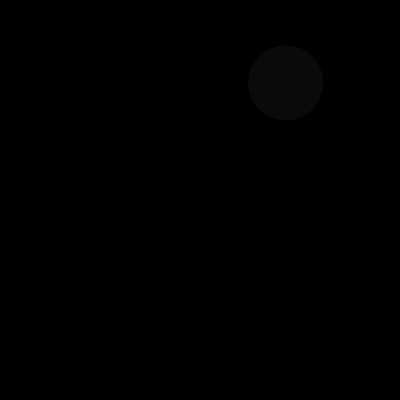
Frame 1 (no input)
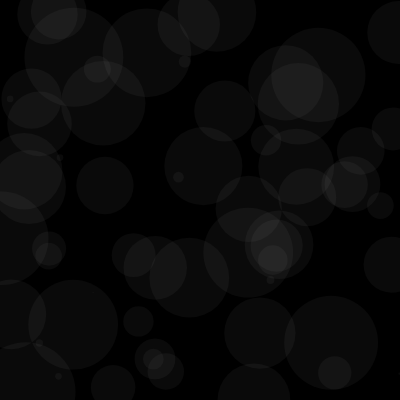
Frame 60 (no input)
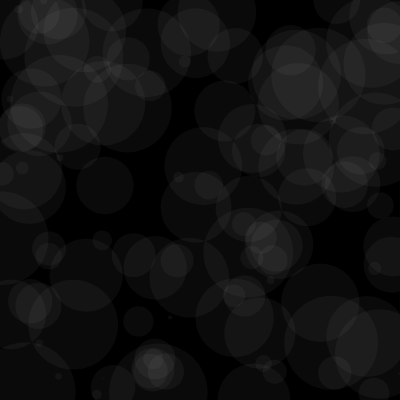
Frame 120 (the mouse pressed at the canvas centre since frame 60)

The p5.js sketch that drew these frames (run headless with seeded random() and noise() and a simulated clock; from frame 60 on, the mouse is pressed at the canvas centre):

// p5.js sketch
// ── sketch.js
function setup() {
  createCanvas(400, 400);
  background(0);
}

function draw() {
  // background(220);
  bshow();
}

function bshow() {
  noFill(); noStroke()
  fill(255,10);
ellipse(random(0,400),random(0,400),random(1,100));
   
}
